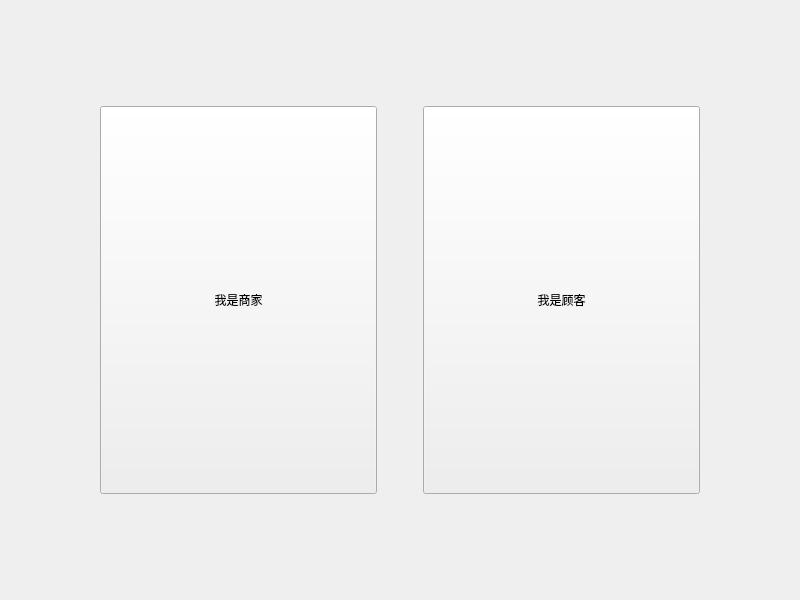
<?xml version="1.0" encoding="UTF-8"?>
<ui version="4.0">
 <class>LoginWindow</class>
 <widget class="QWidget" name="LoginWindow">
  <property name="geometry">
   <rect>
    <x>0</x>
    <y>0</y>
    <width>800</width>
    <height>600</height>
   </rect>
  </property>
  <property name="minimumSize">
   <size>
    <width>800</width>
    <height>600</height>
   </size>
  </property>
  <property name="windowTitle">
   <string>Form</string>
  </property>
  <layout class="QVBoxLayout" name="verticalLayout">
   <item>
    <widget class="QWidget" name="widget_2" native="true">
     <property name="sizePolicy">
      <sizepolicy hsizetype="Preferred" vsizetype="Fixed">
       <horstretch>0</horstretch>
       <verstretch>0</verstretch>
      </sizepolicy>
     </property>
    </widget>
   </item>
   <item>
    <spacer name="verticalSpacer">
     <property name="orientation">
      <enum>Qt::Vertical</enum>
     </property>
     <property name="sizeType">
      <enum>QSizePolicy::Fixed</enum>
     </property>
     <property name="sizeHint" stdset="0">
      <size>
       <width>80</width>
       <height>80</height>
      </size>
     </property>
    </spacer>
   </item>
   <item>
    <widget class="QWidget" name="widget" native="true">
     <layout class="QHBoxLayout" name="horizontalLayout">
      <item>
       <spacer name="horizontalSpacer_2">
        <property name="orientation">
         <enum>Qt::Horizontal</enum>
        </property>
        <property name="sizeType">
         <enum>QSizePolicy::Fixed</enum>
        </property>
        <property name="sizeHint" stdset="0">
         <size>
          <width>80</width>
          <height>20</height>
         </size>
        </property>
       </spacer>
      </item>
      <item>
       <widget class="QPushButton" name="merchantButton">
        <property name="enabled">
         <bool>true</bool>
        </property>
        <property name="sizePolicy">
         <sizepolicy hsizetype="Minimum" vsizetype="Preferred">
          <horstretch>0</horstretch>
          <verstretch>0</verstretch>
         </sizepolicy>
        </property>
        <property name="text">
         <string>我是商家</string>
        </property>
       </widget>
      </item>
      <item>
       <spacer name="horizontalSpacer">
        <property name="orientation">
         <enum>Qt::Horizontal</enum>
        </property>
        <property name="sizeType">
         <enum>QSizePolicy::Fixed</enum>
        </property>
        <property name="sizeHint" stdset="0">
         <size>
          <width>40</width>
          <height>20</height>
         </size>
        </property>
       </spacer>
      </item>
      <item>
       <widget class="QPushButton" name="customerButton">
        <property name="sizePolicy">
         <sizepolicy hsizetype="Minimum" vsizetype="Preferred">
          <horstretch>0</horstretch>
          <verstretch>0</verstretch>
         </sizepolicy>
        </property>
        <property name="text">
         <string>我是顾客</string>
        </property>
       </widget>
      </item>
      <item>
       <spacer name="horizontalSpacer_3">
        <property name="orientation">
         <enum>Qt::Horizontal</enum>
        </property>
        <property name="sizeType">
         <enum>QSizePolicy::Fixed</enum>
        </property>
        <property name="sizeHint" stdset="0">
         <size>
          <width>80</width>
          <height>20</height>
         </size>
        </property>
       </spacer>
      </item>
     </layout>
    </widget>
   </item>
   <item>
    <spacer name="verticalSpacer_2">
     <property name="orientation">
      <enum>Qt::Vertical</enum>
     </property>
     <property name="sizeType">
      <enum>QSizePolicy::Fixed</enum>
     </property>
     <property name="sizeHint" stdset="0">
      <size>
       <width>20</width>
       <height>80</height>
      </size>
     </property>
    </spacer>
   </item>
   <item>
    <widget class="QWidget" name="widget_3" native="true">
     <property name="sizePolicy">
      <sizepolicy hsizetype="Preferred" vsizetype="Fixed">
       <horstretch>0</horstretch>
       <verstretch>0</verstretch>
      </sizepolicy>
     </property>
    </widget>
   </item>
  </layout>
 </widget>
 <resources/>
 <connections/>
</ui>
